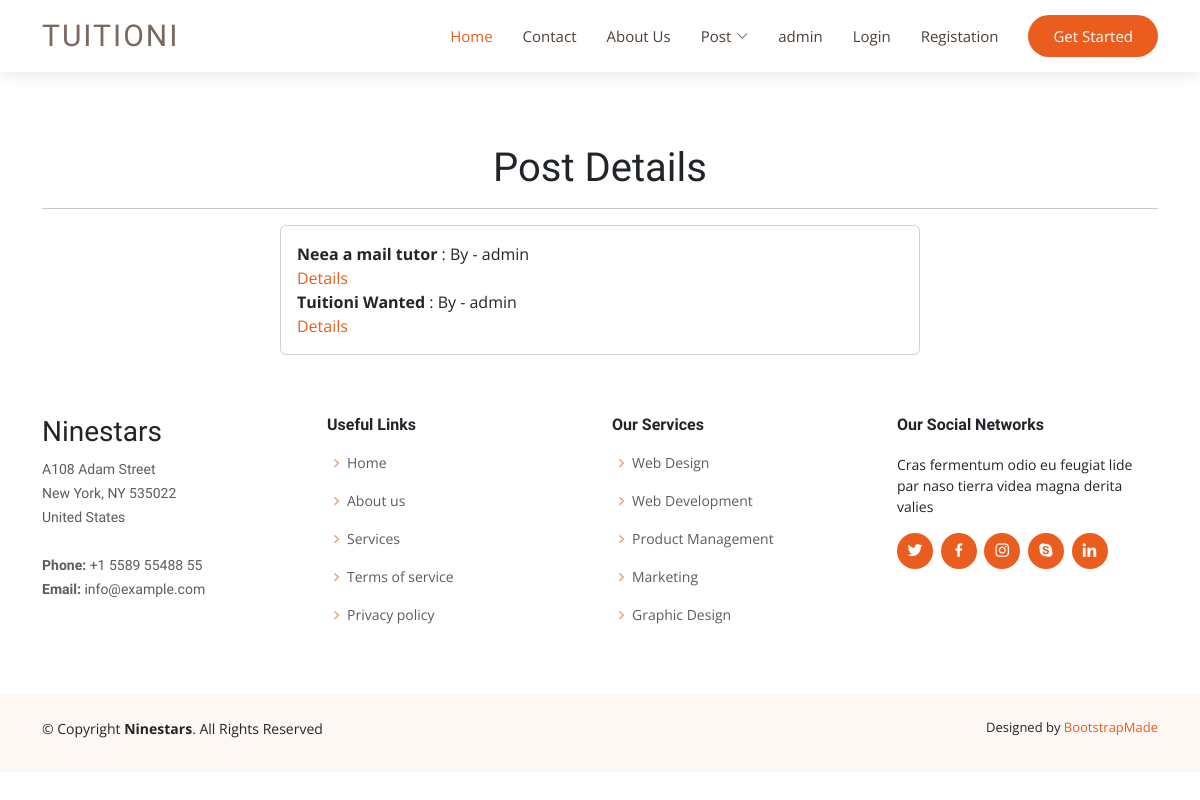
Before: /tuition/postlist/ with the older database file.
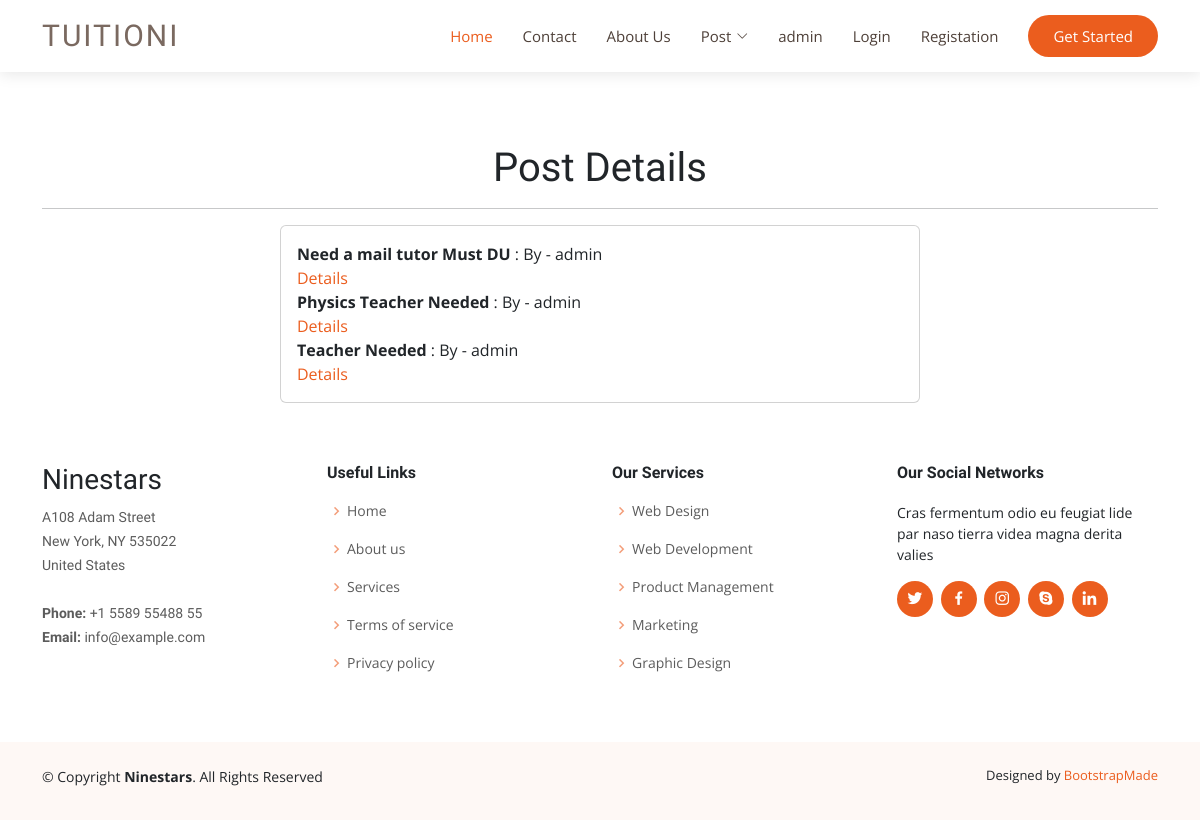
After: the same page with the newer database file.
### tuition/models.py (models this page shows, shortened)
class post(models.Model):
   CATAGORY = (
      ('Student','Student'),
      ('Teacher','Teacher'),
   )
   MEDIUM = (
      ('Bangla','Bangla'),
      ('English','English'),
      ('Hindi','Hindi'),
   )
   user = models.ForeignKey(User,on_delete=models.CASCADE,related_name='post_set',blank=True,null=True)
   id = models.AutoField(primary_key=True)
   title = models.CharField(max_length=100)
   slug = models.CharField(max_length=50,default=title)
   email = models.EmailField(max_length=254)
   salary = models.FloatField()
   details = models.TextField()
   available = models.BooleanField()
   catagory= models.CharField(max_length=50, choices=CATAGORY)
   created_at = models.DateTimeField(default=now)
   image = models.ImageField(default='default.jpg', upload_to='tuition/images')
   medium = MultiSelectField(max_length=255,default='English',max_choices=3,choices=MEDIUM)
   subject = models.ManyToManyField(Subject,related_name='subject_set')
   class_in = models.ManyToManyField(Class_in,related_name='class_set')

### tuition/views.py (the view)
# urls.py: path('postlist/', post_list_view, name= "postlist"),
def post_list_view(request):
    postlist = post.objects.all()
    return render(request,'tuition/postlist.html',{'postList':postlist})

### templates/tuition/postlist.html
{% include 'header.html' %}
<br><br><br>
{% block body %}
<div class='container '>
    <h1 class=text-center>Post Details </h1><hr>
<div class="card mx-auto p-3" style="width: 40rem;">
        {% for p in postList %}
        <span><b>{{p.title}}</b> : By - {{p.user.username}} </span>
        <a href="/tuition/post_detail/{{p.id}}">Details</a>
        {% endfor %}
    </div>
</div>
{% endblock body %}
{% include 'footer.html' %}

Changed rows visible on the page:
removed post: title "Tuitioni Wanted", user.username "admin"
changed post: title "Neea a mail tutor" → "Need a mail tutor Must DU"
added post: title "Physics Teacher Needed", user.username "admin"
added post: title "Teacher Needed", user.username "admin"
